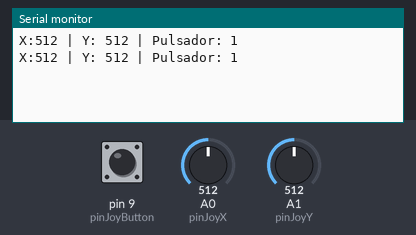
Simulated run of this sketch. Board: Arduino Uno, built with avr-gcc and run on an emulated ATmega328P. Parts: the last lines printed to the serial monitor. The inputs (shaded band) are chosen by the test bench; at power-on: A0 (pinJoyX) = 512, A1 (pinJoyY) = 512, pin 9 (pinJoyButton) HIGH.

Above: at 1.9 s.
2.0 s: A0 (pinJoyX) set to 716
At 3.2 s:
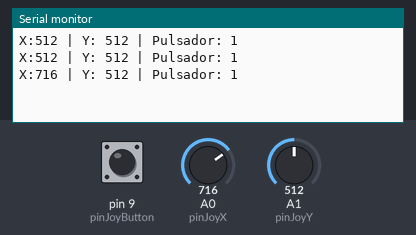
3.5 s: A1 (pinJoyY) set to 716
At 3.5 s:
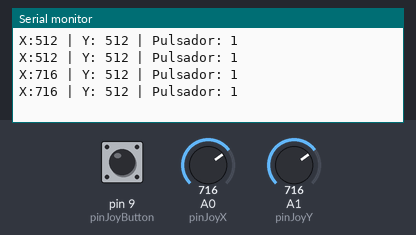
5.0 s: pin 9 (pinJoyButton) pulled LOW for 1.35 s
At 6.2 s:
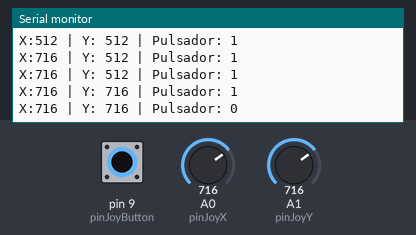
7.8 s: A0 (pinJoyX) set to 900
At 8.7 s:
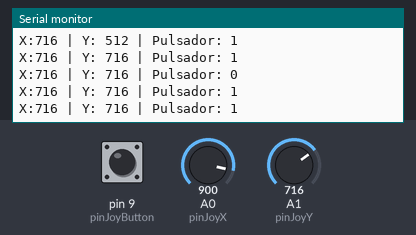
9.3 s: A1 (pinJoyY) set to 900
At 10.6 s:
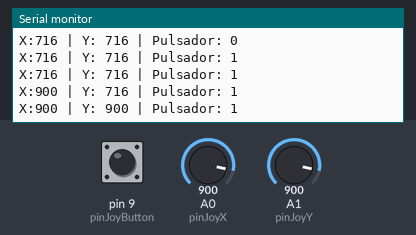
10.8 s: pin 9 (pinJoyButton) pulled LOW for 1.35 s
At 11.8 s:
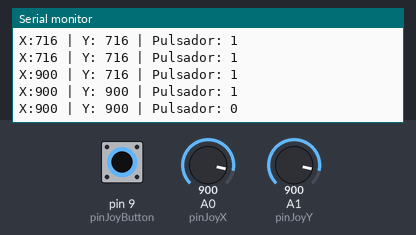
Timing chart, 0 to 13.8 s (numbered marks = the images above; inputs shaded):
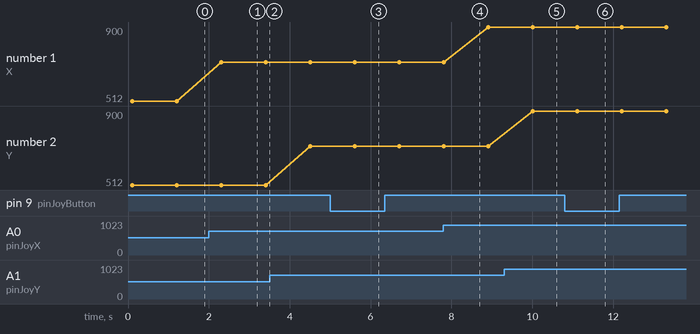

Measured:
- after the input at 2.0 s, the serial monitor: prints a new line after 0.30 s (image 1)
- after the input at 5.0 s, the serial monitor: prints a new line after 0.60 s (image 3)
- after the input at 9.3 s, the serial monitor: prints a new line after 0.71 s (image 5)
- after the input at 10.8 s, the serial monitor: prints a new line after 0.31 s (image 6)
- plotted number 1: 512 → 716 after the input at 2.0 s, 716 → 900 after the input at 7.8 s

The sketch:

joystick.ino
```cpp
// JOYSTICK
// Joystick que envia las posiciones X e Y de sus potencimetros a la entradas Analogicas
// El boton del joystick se envia a una entrada digital
/*
GND - GND
Vcc - 5v
VRx - A0
VRy - A1
SW -  D9
*/

const int pinLED = 13;
const int pinJoyX = A0;
const int pinJoyY = A1;
const int pinJoyButton = 9;

void setup() {
   pinMode(pinJoyButton , INPUT_PULLUP);   //activar resistencia pull up
   Serial.begin(9600);
}

void loop() {
   int Xvalue = 0;
   int Yvalue = 0;
   bool buttonValue = false;

   //leer valores
   Xvalue = analogRead(pinJoyX);
   delay(100);                 //es necesaria una pequeña pausa entre lecturas analógicas
   Yvalue = analogRead(pinJoyY);
   buttonValue = digitalRead(pinJoyButton);

   //mostrar valores por serial
   Serial.print("X:" );
   Serial.print(Xvalue);
   Serial.print(" | Y: ");
   Serial.print(Yvalue);
   Serial.print(" | Pulsador: ");
   Serial.println(buttonValue);
   delay(1000);
}
```
